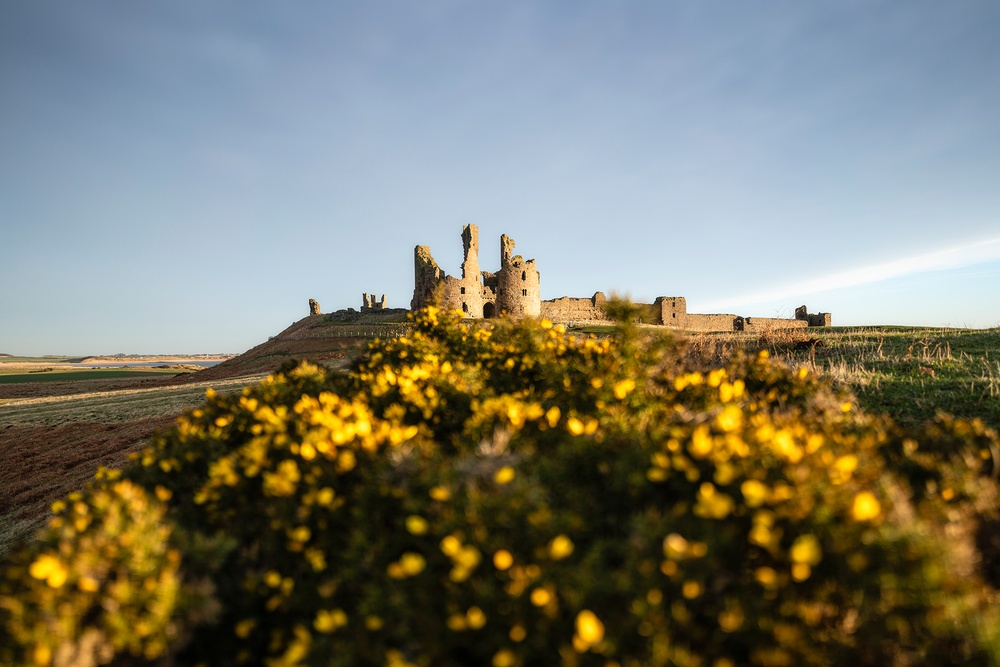
#> input picture Tasks/Task 1/Image.jpg, 1000 x 667 px, shrunk from 2000 x 1334 before the run
$ jupyter execute Code.ipynb   (older library calls are emulated)
#> lines starting #> are read from the running program, lines starting #| are printed output that depends on the picture
[cell 1]
import cv2
import numpy as np
import matplotlib.pyplot as plt

def compute_sharpness_map(image, window_size=32):
    """
    Computes a sharpness map using the variance of the Laplacian over windows.
    """
    height, width = image.shape
    sharpness_map = np.zeros((height // window_size, width // window_size))

    for y in range(0, height, window_size):
        for x in range(0, width, window_size):
            # Extract window
            window = image[y:y + window_size, x:x + window_size]
            if window.shape[0] != window_size or window.shape[1] != window_size:
                continue  # Skip incomplete windows at the edges

            # Compute Laplacian variance
            laplacian = cv2.Laplacian(window, cv2.CV_64F)
            variance = laplacian.var()

            sharpness_map[y // window_size, x // window_size] = variance

    return sharpness_map

def show_sharpness_heatmap(sharpness_map):
    """
    Displays the heatmap using matplotlib.
    """
    plt.figure(figsize=(10, 6))
    plt.imshow(sharpness_map, cmap='jet', interpolation='nearest')
    plt.colorbar(label='Sharpness (Laplacian Variance)')
    plt.title('Sharpness Heatmap')
    plt.xlabel('Window X')
    plt.ylabel('Window Y')
    plt.show()

def main():
    # Load your image (you can replace this path with your own image)
    image_path = 'Image.jpg'
    image = cv2.imread(image_path)
#> image is the input picture: shape (667, 1000, 3); mean B, G, R 106, 122.3, 124

    if image is None:
        print("Error: Image not found!")
        return

    # Convert to grayscale
    gray = cv2.cvtColor(image, cv2.COLOR_BGR2GRAY)
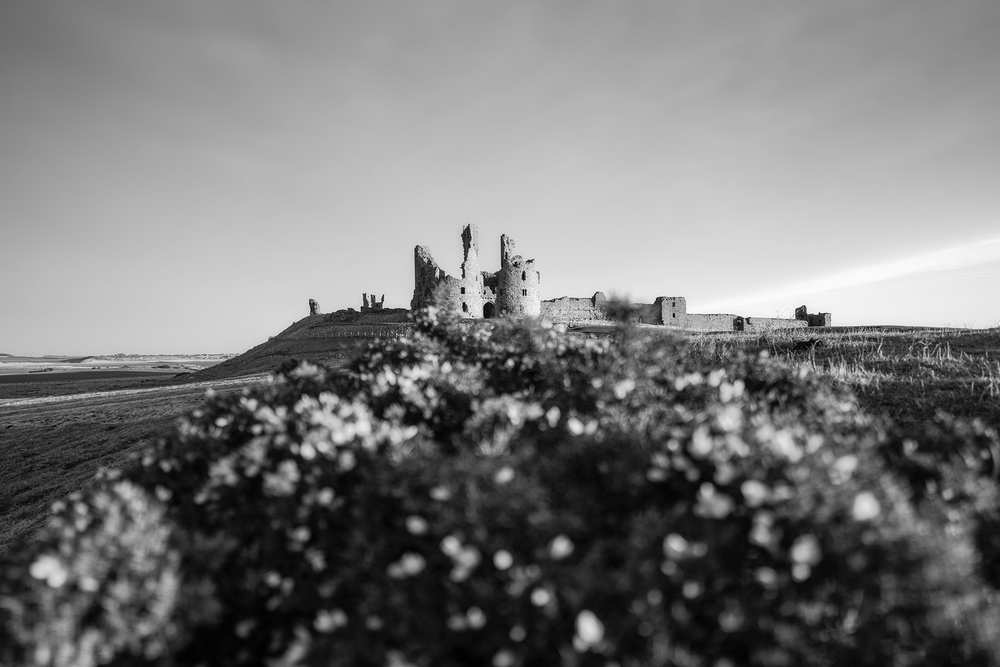
#> gray: shape (667, 1000); min 0, max 254, mean 120.9

    # Compute sharpness map
    sharpness_map = compute_sharpness_map(gray, window_size=32)
#> after the loop in compute_sharpness_map, `for y in range(0, height, window_size):`:
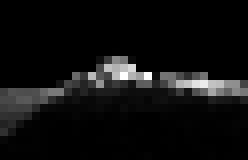
#> sharpness_map: shape (20, 31) float64 (shown 8 times larger); min 1.28, max 7636.4, mean 474.5; drawn with min black and max white

    # Show heatmap
    show_sharpness_heatmap(sharpness_map)
#> in show_sharpness_heatmap, `plt.show()`:
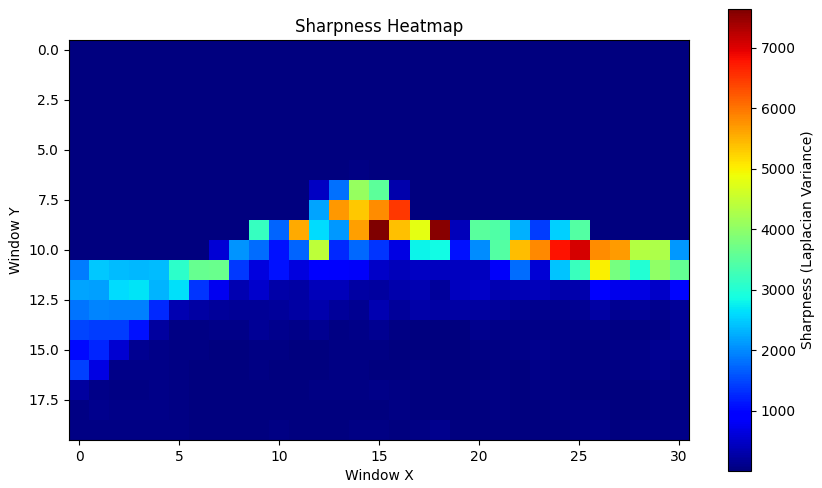
#> figure drawn by matplotlib, 2 panels

if __name__ == "__main__":
    main()
